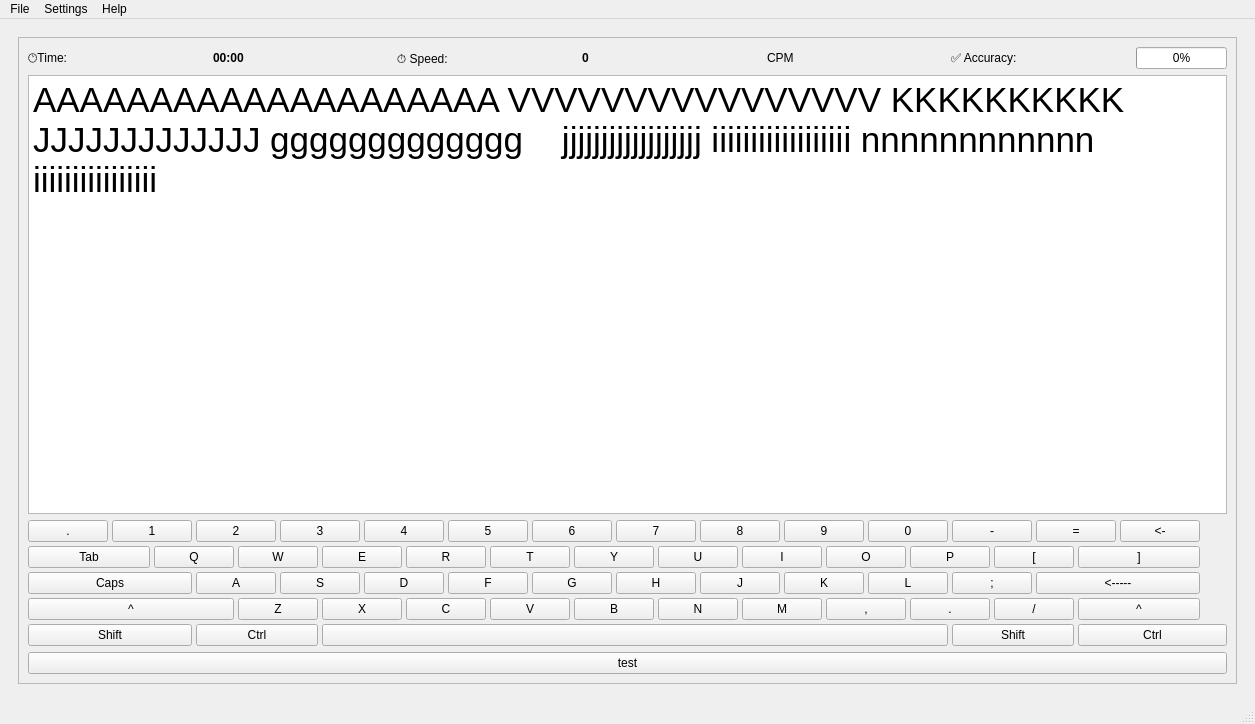
<?xml version="1.0" encoding="UTF-8"?>
<ui version="4.0">
 <class>MainWindow</class>
 <widget class="QMainWindow" name="MainWindow">
  <property name="enabled">
   <bool>true</bool>
  </property>
  <property name="geometry">
   <rect>
    <x>0</x>
    <y>0</y>
    <width>1255</width>
    <height>724</height>
   </rect>
  </property>
  <property name="sizePolicy">
   <sizepolicy hsizetype="Preferred" vsizetype="Fixed">
    <horstretch>0</horstretch>
    <verstretch>0</verstretch>
   </sizepolicy>
  </property>
  <property name="windowTitle">
   <string>MainWindow</string>
  </property>
  <widget class="QWidget" name="centralwidget">
   <layout class="QHBoxLayout" name="horizontalLayout_2">
    <item>
     <widget class="QStackedWidget" name="stackedWidget">
      <property name="currentIndex">
       <number>1</number>
      </property>
      <widget class="QWidget" name="pageStart">
       <layout class="QHBoxLayout" name="horizontalLayout_3">
        <item>
         <layout class="QVBoxLayout" name="verticalLayout">
          <property name="spacing">
           <number>52</number>
          </property>
          <property name="leftMargin">
           <number>24</number>
          </property>
          <property name="topMargin">
           <number>26</number>
          </property>
          <property name="bottomMargin">
           <number>72</number>
          </property>
          <item>
           <spacer name="verticalSpacer_2">
            <property name="orientation">
             <enum>Qt::Orientation::Vertical</enum>
            </property>
            <property name="sizeHint" stdset="0">
             <size>
              <width>20</width>
              <height>127</height>
             </size>
            </property>
           </spacer>
          </item>
          <item>
           <widget class="QLabel" name="labelSelectText">
            <property name="text">
             <string>Select a text for the typing exercise:</string>
            </property>
           </widget>
          </item>
          <item>
           <widget class="QComboBox" name="layoutStartMain">
            <property name="sizePolicy">
             <sizepolicy hsizetype="Preferred" vsizetype="Fixed">
              <horstretch>0</horstretch>
              <verstretch>72</verstretch>
             </sizepolicy>
            </property>
            <item>
             <property name="text">
              <string>Starter Text</string>
             </property>
            </item>
            <item>
             <property name="text">
              <string>Numbers and Symbols</string>
             </property>
            </item>
            <item>
             <property name="text">
              <string>Common Words Part 1</string>
             </property>
            </item>
            <item>
             <property name="text">
              <string>Common Words Part 2</string>
             </property>
            </item>
            <item>
             <property name="text">
              <string>Python Code Sample</string>
             </property>
            </item>
            <item>
             <property name="text">
              <string>Lorem Ipsum</string>
             </property>
            </item>
           </widget>
          </item>
          <item>
           <spacer name="verticalSpacer">
            <property name="orientation">
             <enum>Qt::Orientation::Vertical</enum>
            </property>
            <property name="sizeHint" stdset="0">
             <size>
              <width>20</width>
              <height>99</height>
             </size>
            </property>
           </spacer>
          </item>
          <item>
           <layout class="QHBoxLayout" name="horizontalLayout">
            <item>
             <widget class="QPushButton" name="startButton">
              <property name="sizePolicy">
               <sizepolicy hsizetype="Maximum" vsizetype="Expanding">
                <horstretch>7</horstretch>
                <verstretch>8</verstretch>
               </sizepolicy>
              </property>
              <property name="layoutDirection">
               <enum>Qt::LayoutDirection::LeftToRight</enum>
              </property>
              <property name="text">
               <string>Start Training</string>
              </property>
              <property name="iconSize">
               <size>
                <width>28</width>
                <height>29</height>
               </size>
              </property>
             </widget>
            </item>
           </layout>
          </item>
         </layout>
        </item>
       </layout>
      </widget>
      <widget class="QWidget" name="pageTraining">
       <layout class="QHBoxLayout" name="horizontalLayout_7">
        <item>
         <widget class="QFrame" name="frame">
          <property name="sizePolicy">
           <sizepolicy hsizetype="Minimum" vsizetype="Minimum">
            <horstretch>0</horstretch>
            <verstretch>0</verstretch>
           </sizepolicy>
          </property>
          <property name="minimumSize">
           <size>
            <width>22</width>
            <height>23</height>
           </size>
          </property>
          <property name="frameShape">
           <enum>QFrame::Shape::StyledPanel</enum>
          </property>
          <property name="frameShadow">
           <enum>QFrame::Shadow::Raised</enum>
          </property>
          <layout class="QVBoxLayout" name="verticalLayout_10">
           <item>
            <layout class="QHBoxLayout" name="horizontalLayout_4"/>
           </item>
           <item>
            <layout class="QHBoxLayout" name="horizontalLayout_6">
             <item>
              <widget class="QLabel" name="labelTimeText">
               <property name="text">
                <string>🕐Time:</string>
               </property>
              </widget>
             </item>
             <item>
              <widget class="QLabel" name="labelTimeDisplay">
               <property name="font">
                <font>
                 <bold>true</bold>
                </font>
               </property>
               <property name="text">
                <string>00:00</string>
               </property>
               <property name="scaledContents">
                <bool>false</bool>
               </property>
               <property name="wordWrap">
                <bool>false</bool>
               </property>
              </widget>
             </item>
             <item>
              <widget class="QLabel" name="labelSpeedText">
               <property name="text">
                <string>⏱️ Speed:</string>
               </property>
              </widget>
             </item>
             <item>
              <widget class="QLabel" name="labelAccuracyValue">
               <property name="font">
                <font>
                 <bold>true</bold>
                </font>
               </property>
               <property name="text">
                <string>0</string>
               </property>
              </widget>
             </item>
             <item>
              <widget class="QLabel" name="labelSpeedValue">
               <property name="text">
                <string>CPM</string>
               </property>
              </widget>
             </item>
             <item>
              <widget class="QLabel" name="labelAccuracyText">
               <property name="text">
                <string>✅ Accuracy:</string>
               </property>
              </widget>
             </item>
             <item>
              <widget class="QProgressBar" name="progressBar">
               <property name="sizePolicy">
                <sizepolicy hsizetype="Maximum" vsizetype="Fixed">
                 <horstretch>0</horstretch>
                 <verstretch>0</verstretch>
                </sizepolicy>
               </property>
               <property name="value">
                <number>0</number>
               </property>
              </widget>
             </item>
            </layout>
           </item>
           <item>
            <widget class="QTextEdit" name="textDisplayArea">
             <property name="html">
              <string>&lt;!DOCTYPE HTML PUBLIC &quot;-//W3C//DTD HTML 4.0//EN&quot; &quot;http://www.w3.org/TR/REC-html40/strict.dtd&quot;&gt;
&lt;html&gt;&lt;head&gt;&lt;meta name=&quot;qrichtext&quot; content=&quot;1&quot; /&gt;&lt;meta charset=&quot;utf-8&quot; /&gt;&lt;style type=&quot;text/css&quot;&gt;
p, li { white-space: pre-wrap; }
hr { height: 1px; border-width: 0; }
li.unchecked::marker { content: &quot;\2610&quot;; }
li.checked::marker { content: &quot;\2612&quot;; }
&lt;/style&gt;&lt;/head&gt;&lt;body style=&quot; font-family:'Segoe UI'; font-size:9pt; font-weight:400; font-style:normal;&quot;&gt;
&lt;p style=&quot; margin-top:0px; margin-bottom:0px; margin-left:0px; margin-right:0px; -qt-block-indent:0; text-indent:0px;&quot;&gt;&lt;span style=&quot; font-size:26pt;&quot;&gt;AAAAAAAAAAAAAAAAAAAA VVVVVVVVVVVVVVVV KKKKKKKKKK JJJJJJJJJJJJJ ggggggggggggg    jjjjjjjjjjjjjjjjjj iiiiiiiiiiiiiiiiii nnnnnnnnnnnn iiiiiiiiiiiiiiii&lt;/span&gt;&lt;/p&gt;&lt;/body&gt;&lt;/html&gt;</string>
             </property>
            </widget>
           </item>
           <item>
            <layout class="QGridLayout" name="gridLayout">
             <property name="spacing">
              <number>4</number>
             </property>
             <item row="2" column="15" colspan="2">
              <widget class="QPushButton" name="btnKeyJ">
               <property name="text">
                <string>J</string>
               </property>
              </widget>
             </item>
             <item row="4" column="3" colspan="3">
              <widget class="QPushButton" name="btnCtrlLeft">
               <property name="text">
                <string>Ctrl</string>
               </property>
              </widget>
             </item>
             <item row="4" column="0" colspan="3">
              <widget class="QPushButton" name="btnShiftLeft">
               <property name="text">
                <string>Shift</string>
               </property>
              </widget>
             </item>
             <item row="1" column="0" colspan="2">
              <widget class="QPushButton" name="btnKeyTab">
               <property name="text">
                <string>Tab</string>
               </property>
              </widget>
             </item>
             <item row="2" column="17" colspan="2">
              <widget class="QPushButton" name="btnKeyK">
               <property name="text">
                <string>K</string>
               </property>
              </widget>
             </item>
             <item row="1" column="2" colspan="2">
              <widget class="QPushButton" name="btnKeyQ">
               <property name="text">
                <string>Q</string>
               </property>
              </widget>
             </item>
             <item row="0" column="15" colspan="2">
              <widget class="QPushButton" name="btnKey8">
               <property name="text">
                <string>8</string>
               </property>
              </widget>
             </item>
             <item row="2" column="5" colspan="2">
              <widget class="QPushButton" name="btnKeyS">
               <property name="text">
                <string>S</string>
               </property>
              </widget>
             </item>
             <item row="2" column="0" colspan="3">
              <widget class="QPushButton" name="btnKeyCaps">
               <property name="text">
                <string>Caps</string>
               </property>
              </widget>
             </item>
             <item row="2" column="9" colspan="2">
              <widget class="QPushButton" name="btnKeyF">
               <property name="text">
                <string>F</string>
               </property>
              </widget>
             </item>
             <item row="3" column="20" colspan="2">
              <widget class="QPushButton" name="btnKeyP_2">
               <property name="text">
                <string>.</string>
               </property>
              </widget>
             </item>
             <item row="0" column="13" colspan="2">
              <widget class="QPushButton" name="btnKey7">
               <property name="text">
                <string>7</string>
               </property>
              </widget>
             </item>
             <item row="0" column="7" colspan="2">
              <widget class="QPushButton" name="btnKey4">
               <property name="text">
                <string>4</string>
               </property>
              </widget>
             </item>
             <item row="1" column="22" colspan="2">
              <widget class="QPushButton" name="btnKeyRightBracket">
               <property name="text">
                <string>[</string>
               </property>
              </widget>
             </item>
             <item row="0" column="3" colspan="2">
              <widget class="QPushButton" name="btnKey2">
               <property name="text">
                <string>2</string>
               </property>
              </widget>
             </item>
             <item row="2" column="13" colspan="2">
              <widget class="QPushButton" name="btnKeyH">
               <property name="text">
                <string>H</string>
               </property>
              </widget>
             </item>
             <item row="2" column="7" colspan="2">
              <widget class="QPushButton" name="btnKeyD">
               <property name="text">
                <string>D</string>
               </property>
              </widget>
             </item>
             <item row="0" column="9" colspan="2">
              <widget class="QPushButton" name="btnKey5">
               <property name="text">
                <string>5</string>
               </property>
              </widget>
             </item>
             <item row="0" column="11" colspan="2">
              <widget class="QPushButton" name="btnKey6">
               <property name="text">
                <string>6</string>
               </property>
              </widget>
             </item>
             <item row="0" column="0">
              <widget class="QPushButton" name="btnKeyPoint">
               <property name="text">
                <string>.</string>
               </property>
              </widget>
             </item>
             <item row="0" column="25">
              <widget class="QPushButton" name="btnBackspace">
               <property name="text">
                <string>&lt;-</string>
               </property>
              </widget>
             </item>
             <item row="3" column="6" colspan="2">
              <widget class="QPushButton" name="btnKeyX">
               <property name="text">
                <string>X</string>
               </property>
              </widget>
             </item>
             <item row="2" column="11" colspan="2">
              <widget class="QPushButton" name="btnKeyG">
               <property name="text">
                <string>G</string>
               </property>
              </widget>
             </item>
             <item row="1" column="16" colspan="2">
              <widget class="QPushButton" name="btnKeyI">
               <property name="text">
                <string>I</string>
               </property>
              </widget>
             </item>
             <item row="1" column="24" colspan="2">
              <widget class="QPushButton" name="btnKeyLeftBracket">
               <property name="text">
                <string>]</string>
               </property>
              </widget>
             </item>
             <item row="1" column="4" colspan="2">
              <widget class="QPushButton" name="btnKeyW">
               <property name="text">
                <string>W</string>
               </property>
               <property name="iconSize">
                <size>
                 <width>10</width>
                 <height>10</height>
                </size>
               </property>
               <property name="autoRepeatDelay">
                <number>283</number>
               </property>
              </widget>
             </item>
             <item row="1" column="10" colspan="2">
              <widget class="QPushButton" name="btnKeyT">
               <property name="text">
                <string>T</string>
               </property>
              </widget>
             </item>
             <item row="1" column="20" colspan="2">
              <widget class="QPushButton" name="btnKeyP">
               <property name="text">
                <string>P</string>
               </property>
              </widget>
             </item>
             <item row="4" column="21" colspan="3">
              <widget class="QPushButton" name="btnShiftRight">
               <property name="text">
                <string>Shift</string>
               </property>
              </widget>
             </item>
             <item row="3" column="4" colspan="2">
              <widget class="QPushButton" name="btnKeyZ">
               <property name="text">
                <string>Z</string>
               </property>
              </widget>
             </item>
             <item row="3" column="10" colspan="2">
              <widget class="QPushButton" name="btnKeyV">
               <property name="text">
                <string>V</string>
               </property>
              </widget>
             </item>
             <item row="0" column="23" colspan="2">
              <widget class="QPushButton" name="btnEqual">
               <property name="text">
                <string>=</string>
               </property>
              </widget>
             </item>
             <item row="0" column="19" colspan="2">
              <widget class="QPushButton" name="btnKey10">
               <property name="text">
                <string>0</string>
               </property>
              </widget>
             </item>
             <item row="1" column="14" colspan="2">
              <widget class="QPushButton" name="btnKeyU">
               <property name="text">
                <string>U</string>
               </property>
              </widget>
             </item>
             <item row="0" column="21" colspan="2">
              <widget class="QPushButton" name="btnMinus">
               <property name="text">
                <string>-</string>
               </property>
              </widget>
             </item>
             <item row="2" column="21" colspan="2">
              <widget class="QPushButton" name="btnKeySEMICOLON">
               <property name="text">
                <string>;</string>
               </property>
              </widget>
             </item>
             <item row="3" column="14" colspan="2">
              <widget class="QPushButton" name="btnKeyN">
               <property name="text">
                <string>N</string>
               </property>
              </widget>
             </item>
             <item row="1" column="12" colspan="2">
              <widget class="QPushButton" name="btnKeyY">
               <property name="text">
                <string>Y</string>
               </property>
              </widget>
             </item>
             <item row="4" column="24" colspan="3">
              <widget class="QPushButton" name="btnCtrlRight">
               <property name="text">
                <string>Ctrl</string>
               </property>
              </widget>
             </item>
             <item row="1" column="6" colspan="2">
              <widget class="QPushButton" name="btnKeyE">
               <property name="text">
                <string>E</string>
               </property>
              </widget>
             </item>
             <item row="3" column="18" colspan="2">
              <widget class="QPushButton" name="btnKeyCOMA">
               <property name="text">
                <string>,</string>
               </property>
              </widget>
             </item>
             <item row="2" column="19" colspan="2">
              <widget class="QPushButton" name="btnKeyL">
               <property name="text">
                <string>L</string>
               </property>
              </widget>
             </item>
             <item row="3" column="24" colspan="2">
              <widget class="QPushButton" name="btnCaretBottom">
               <property name="text">
                <string>^</string>
               </property>
              </widget>
             </item>
             <item row="3" column="8" colspan="2">
              <widget class="QPushButton" name="btnKeyC">
               <property name="text">
                <string>C</string>
               </property>
              </widget>
             </item>
             <item row="3" column="0" colspan="4">
              <widget class="QPushButton" name="btnCaretTop">
               <property name="sizePolicy">
                <sizepolicy hsizetype="Minimum" vsizetype="Minimum">
                 <horstretch>0</horstretch>
                 <verstretch>0</verstretch>
                </sizepolicy>
               </property>
               <property name="text">
                <string>^</string>
               </property>
              </widget>
             </item>
             <item row="3" column="16" colspan="2">
              <widget class="QPushButton" name="btnKeyM">
               <property name="text">
                <string>M</string>
               </property>
              </widget>
             </item>
             <item row="2" column="3" colspan="2">
              <widget class="QPushButton" name="btnKeyA">
               <property name="text">
                <string>A</string>
               </property>
              </widget>
             </item>
             <item row="0" column="17" colspan="2">
              <widget class="QPushButton" name="btnKey9">
               <property name="text">
                <string>9</string>
               </property>
              </widget>
             </item>
             <item row="1" column="8" colspan="2">
              <widget class="QPushButton" name="btnKeyR">
               <property name="text">
                <string>R</string>
               </property>
              </widget>
             </item>
             <item row="2" column="23" colspan="3">
              <widget class="QPushButton" name="btnBackspaceLong">
               <property name="text">
                <string>&lt;-----</string>
               </property>
              </widget>
             </item>
             <item row="0" column="5" colspan="2">
              <widget class="QPushButton" name="btnKey3">
               <property name="text">
                <string>3</string>
               </property>
              </widget>
             </item>
             <item row="1" column="18" colspan="2">
              <widget class="QPushButton" name="btnKeyO">
               <property name="text">
                <string>O</string>
               </property>
              </widget>
             </item>
             <item row="3" column="22" colspan="2">
              <widget class="QPushButton" name="btnSlash">
               <property name="text">
                <string>/</string>
               </property>
              </widget>
             </item>
             <item row="4" column="6" colspan="15">
              <widget class="QPushButton" name="btnEmptyExtra">
               <property name="text">
                <string/>
               </property>
              </widget>
             </item>
             <item row="3" column="12" colspan="2">
              <widget class="QPushButton" name="btnKeyB">
               <property name="text">
                <string>B</string>
               </property>
              </widget>
             </item>
             <item row="0" column="1" colspan="2">
              <widget class="QPushButton" name="btnKey1">
               <property name="text">
                <string>1</string>
               </property>
              </widget>
             </item>
            </layout>
           </item>
           <item>
            <widget class="QPushButton" name="btntest">
             <property name="text">
              <string>test</string>
             </property>
            </widget>
           </item>
           <item>
            <layout class="QVBoxLayout" name="verticalLayout_9"/>
           </item>
          </layout>
         </widget>
        </item>
       </layout>
      </widget>
      <widget class="QWidget" name="pageResults">
       <widget class="QWidget" name="verticalLayoutWidget_2">
        <property name="geometry">
         <rect>
          <x>0</x>
          <y>0</y>
          <width>2</width>
          <height>2</height>
         </rect>
        </property>
        <layout class="QVBoxLayout" name="verticalLayout_2"/>
       </widget>
       <widget class="QWidget" name="verticalLayoutWidget_4">
        <property name="geometry">
         <rect>
          <x>40</x>
          <y>170</y>
          <width>786</width>
          <height>242</height>
         </rect>
        </property>
        <layout class="QVBoxLayout" name="verticalLayout_4">
         <item>
          <layout class="QHBoxLayout" name="horizontalLayout_5">
           <item>
            <layout class="QGridLayout" name="gridLayout_4">
             <item row="1" column="2">
              <widget class="QLabel" name="labelAccuracy">
               <property name="sizePolicy">
                <sizepolicy hsizetype="Maximum" vsizetype="Maximum">
                 <horstretch>0</horstretch>
                 <verstretch>0</verstretch>
                </sizepolicy>
               </property>
               <property name="layoutDirection">
                <enum>Qt::LayoutDirection::LeftToRight</enum>
               </property>
               <property name="text">
                <string>✅Accuracy</string>
               </property>
              </widget>
             </item>
             <item row="0" column="0" colspan="3">
              <widget class="QLabel" name="labelSessionTitle">
               <property name="text">
                <string>Sesion Results</string>
               </property>
              </widget>
             </item>
             <item row="2" column="2">
              <widget class="QTextEdit" name="textResultsAccuracy"/>
             </item>
             <item row="2" column="1">
              <widget class="QTextEdit" name="textResultsSpeed"/>
             </item>
             <item row="1" column="0">
              <widget class="QLabel" name="labelTime">
               <property name="text">
                <string>🕐Time</string>
               </property>
              </widget>
             </item>
             <item row="1" column="1">
              <widget class="QLabel" name="labelSpeed">
               <property name="text">
                <string>⏱️Speed</string>
               </property>
              </widget>
             </item>
             <item row="2" column="0">
              <widget class="QTextEdit" name="textResultsOther"/>
             </item>
            </layout>
           </item>
          </layout>
         </item>
        </layout>
       </widget>
      </widget>
     </widget>
    </item>
   </layout>
  </widget>
  <widget class="QMenuBar" name="menubar">
   <property name="geometry">
    <rect>
     <x>0</x>
     <y>0</y>
     <width>1255</width>
     <height>22</height>
    </rect>
   </property>
   <widget class="QMenu" name="menuFile">
    <property name="title">
     <string>File</string>
    </property>
    <addaction name="actionExit"/>
   </widget>
   <widget class="QMenu" name="menuSettings">
    <property name="title">
     <string>Settings</string>
    </property>
   </widget>
   <widget class="QMenu" name="menuHelp">
    <property name="title">
     <string>Help</string>
    </property>
    <addaction name="actionAbout"/>
   </widget>
   <addaction name="menuFile"/>
   <addaction name="menuSettings"/>
   <addaction name="menuHelp"/>
  </widget>
  <widget class="QStatusBar" name="statusbar"/>
  <action name="actionExit">
   <property name="icon">
    <iconset theme="QIcon::ThemeIcon::ApplicationExit"/>
   </property>
   <property name="text">
    <string>Exit</string>
   </property>
   <property name="menuRole">
    <enum>QAction::MenuRole::NoRole</enum>
   </property>
  </action>
  <action name="actionAbout">
   <property name="icon">
    <iconset theme="QIcon::ThemeIcon::HelpAbout"/>
   </property>
   <property name="text">
    <string>About</string>
   </property>
   <property name="menuRole">
    <enum>QAction::MenuRole::NoRole</enum>
   </property>
  </action>
 </widget>
 <resources/>
 <connections/>
</ui>
